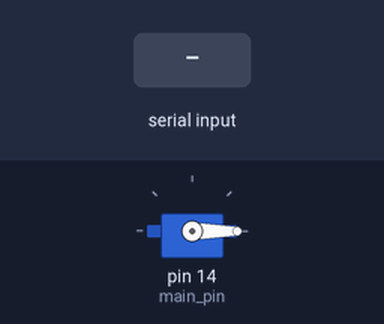
Bench run of a sketch on a simulated Arduino Uno, built with avr-gcc and run on an emulated ATmega328P. Shown: servo. The inputs (shaded band) are chosen by the test bench.

Above: at 4.2 s.
4.3 s: "s" received over Serial
At 5.1 s:
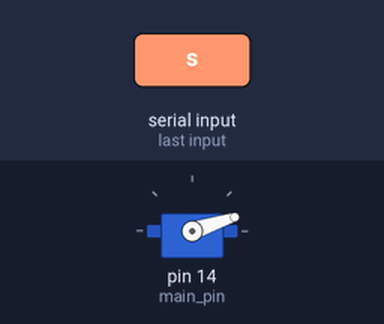
Timing chart, 0 to 7.3 s (numbered marks = the images above; inputs shaded):
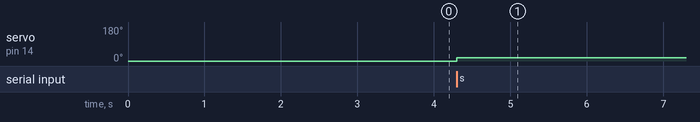

Measured:
- after the input at 4.3 s, servo on pin 14 (main_pin): 0° → 18° at once

The sketch:

esp8566_main_mototr.ino
```cpp
#include <Servo.h>

Servo main_motor;
int main_pin = 14;

bool running = true;
void setup() {
  // put your setup code here, to run once:
  Serial.begin(115200);
  main_motor.attach(main_pin,1000,2000);
  main_motor.writeMicroseconds(1000);
  delay(3000);

}

void loop() {
  // put your main code here, to run repeatedly:
  if (Serial.available() > 0){
    char character = Serial.read();
    if (character == 's'){
      running = true;
    }
    else if (character == 'd'){
      running = false;
    }

  if (running){
    main_motor.writeMicroseconds(1100);
    delay(1000);
  }

  else{
    main_motor.writeMicroseconds(1000);
    delay(1000);
  }

  }

}
```
